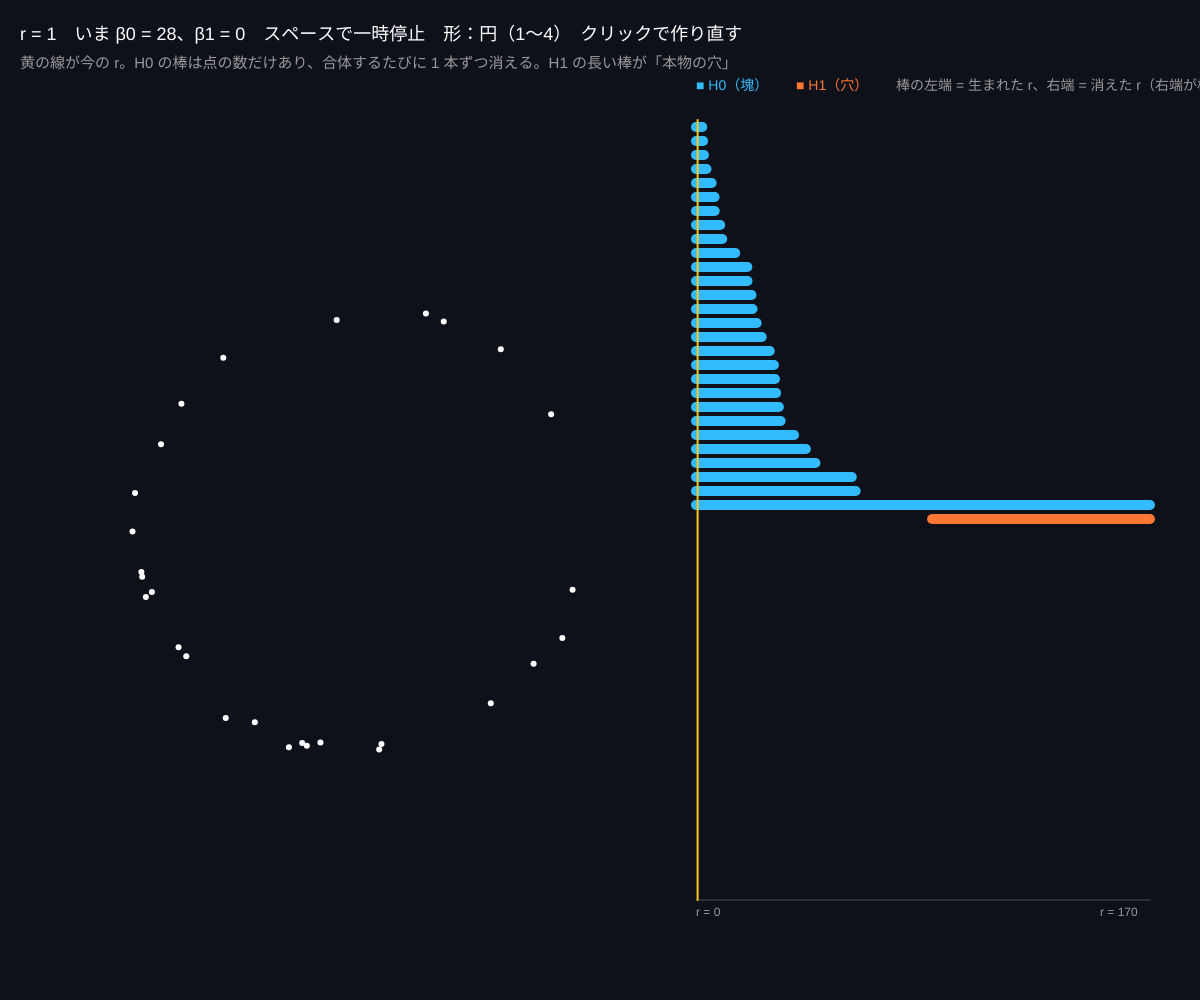
Frame 1 (no input)
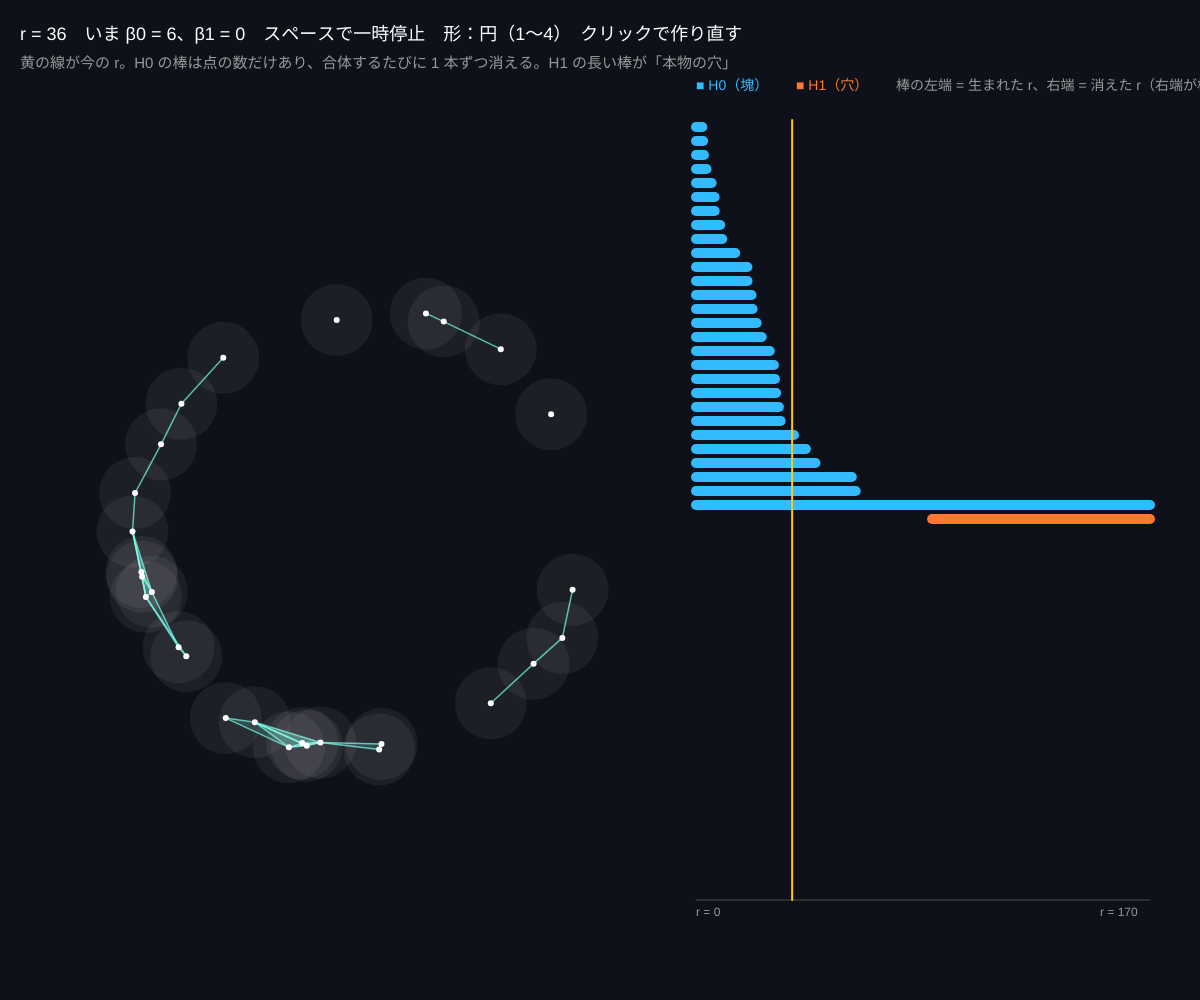
Frame 60 (no input)
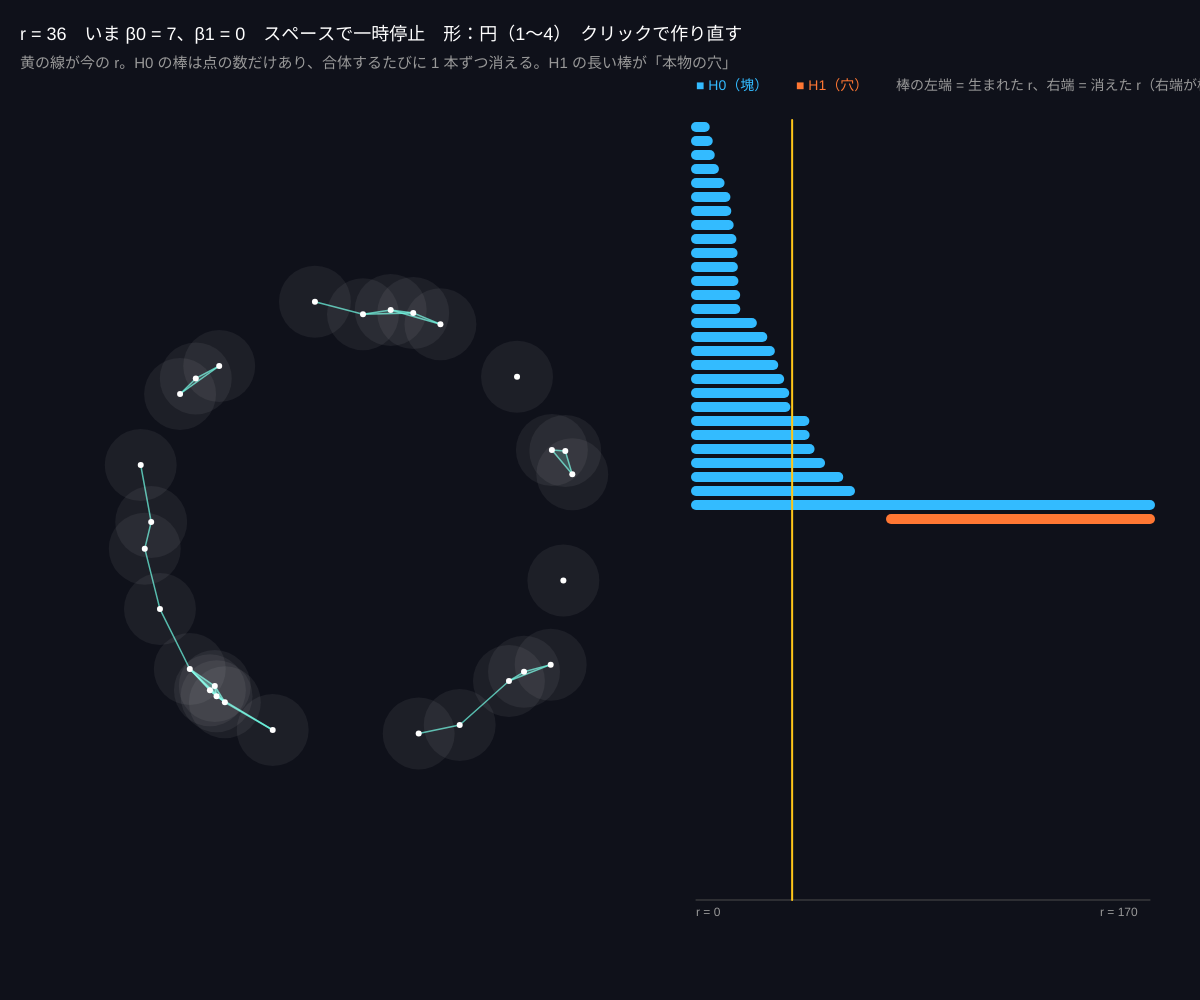
Frame 120 (the mouse pressed at the canvas centre since frame 60)

The p5.js sketch that drew these frames (run headless with seeded random() and noise() and a simulated clock; from frame 60 on, the mouse is pressed at the canvas centre):

// p5.js sketch
// ── sketch.js
// ============================================
// 04 パーシステント・バーコード（穴の一生を記録する）
// r を 0 から大きくしていき、塊や穴が「生まれた r」と「消えた r」を棒で表す
// 長い棒 = ずっと存在する本物の特徴。短い棒 = ノイズ
// 自動で r が動く / スペースで一時停止 / 1〜4 で形 / クリックで作り直す
// ============================================

let pts = [];
let r = 0;
let shape = 1;
let seed = 5;
let bars = [];
let maxR = 170;
let paused = false;
let names = ['', '円', '2 つの円', '塊', '8 の字'];

function setup() {
  createCanvas(windowWidth, windowHeight);
  colorMode(HSB, 360, 100, 100, 100);
  makePoints();
}

function makePoints() {
  randomSeed(seed);
  pts = [];
  let cx = width * 0.3, cy = height / 2 + 30, R = min(width, height) * 0.22;
  for (let i = 0; i < 28; i++) {
    let a = random(TWO_PI), x, y;
    if (shape === 1) { x = cx + cos(a) * R; y = cy + sin(a) * R; }
    else if (shape === 2) { let s = random() < 0.5 ? -1 : 1; x = cx + s * R * 1.1 + cos(a) * R * 0.6; y = cy + sin(a) * R * 0.6; }
    else if (shape === 3) { let rr = R * sqrt(random()); x = cx + cos(a) * rr; y = cy + sin(a) * rr; }
    else { x = cx + R * 1.2 * sin(a); y = cy + R * 0.8 * sin(a) * cos(a); }
    pts.push({ x: x + randomGaussian() * 6, y: y + randomGaussian() * 6 });
  }
  bars = persistence(pts, maxR); // ★ バーコードを計算
  r = 0;
}

function draw() {
  background(230, 40, 10);
  if (!paused) r = (r + 0.6) % maxR;
  let { edges, triangles } = ripsComplex(pts, r);
  let [b0, b1] = bettiAt(bars, r);

  // 左：複体
  noStroke();
  fill(170, 60, 60, 25);
  for (let [i, j, k] of triangles) triangle(pts[i].x, pts[i].y, pts[j].x, pts[j].y, pts[k].x, pts[k].y);
  stroke(170, 60, 100, 70);
  strokeWeight(1.5);
  for (let [i, j] of edges) line(pts[i].x, pts[i].y, pts[j].x, pts[j].y);
  noStroke();
  for (let p of pts) { fill(0, 0, 100, 6); circle(p.x, p.y, r * 2); }
  for (let p of pts) { fill(0, 0, 100); circle(p.x, p.y, 6); }

  // 右：バーコード
  let bx = width * 0.58, bw = width - bx - 50, by = 120, bh = height - 220;
  drawBarcode(bars, bx, by, bw, bh, maxR, r); // ★ 道具
  noStroke();
  fill(200, 80, 100);
  textSize(14);
  text('■ H0（塊）', bx, by - 30);
  fill(20, 80, 100);
  text('■ H1（穴）', bx + 100, by - 30);
  fill(0, 0, 60);
  text('棒の左端 = 生まれた r、右端 = 消えた r（右端が枠の外 = ずっと生きる）', bx + 200, by - 30);

  fill(0, 0, 100);
  textSize(18);
  text('r = ' + round(r) + '　いま β0 = ' + b0 + '、β1 = ' + b1 + '　スペースで' + (paused ? '再開' : '一時停止') + '　形：' + names[shape] + '（1〜4）　クリックで作り直す', 20, 40);
  fill(0, 0, 60);
  textSize(15);
  text('黄の線が今の r。H0 の棒は点の数だけあり、合体するたびに 1 本ずつ消える。H1 の長い棒が「本物の穴」', 20, 68);
}

function keyPressed() {
  if (key === ' ') paused = !paused;
  if (key >= '1' && key <= '4') { shape = int(key); makePoints(); }
}
function mousePressed() { seed = floor(random(10000)); makePoints(); }

// ---------- やってみよう ----------
// 1. 4 つの形で、H1 の長い棒の数を比べる（円 1、2 つの円 2、塊 0、8 の字 2）
// 2. 短い H1 の棒はどこから来る？（点が偶然 4 つ並んだところ。r を止めて見てみよう）
// 3. 長い H0 の棒が 2 本残る形は？（2 つの塊が離れている）



// ==================================================
// ここから下は「TDA の道具」です（リップス複体とパーシステント・ホモロジーの計算）
// （中身は読まなくても OK。消さないでね）
// ==================================================

// 2 点の距離（z があれば 3 次元）
function ptDist(a, b) {
  let dx = a.x - b.x, dy = a.y - b.y, dz = (a.z || 0) - (b.z || 0);
  return Math.sqrt(dx * dx + dy * dy + dz * dz);
}

// リップス複体：半径 r（直径 2r）以内の点どうしをつなぐ
//   返り値 { edges: [[i, j, 長さ]], triangles: [[i, j, k, 長さ]] }
function ripsComplex(pts, r) {
  let edges = [], triangles = [];
  let n = pts.length;
  let near = [];
  for (let i = 0; i < n; i++) near.push([]);
  for (let i = 0; i < n; i++) {
    for (let j = i + 1; j < n; j++) {
      let d = ptDist(pts[i], pts[j]);
      if (d <= 2 * r) {
        edges.push([i, j, d]);
        near[i].push(j);
      }
    }
  }
  for (let i = 0; i < n; i++) {
    for (let j of near[i]) {
      for (let k of near[j]) {
        if (near[i].includes(k)) {
          let d = Math.max(ptDist(pts[i], pts[j]), ptDist(pts[j], pts[k]), ptDist(pts[i], pts[k]));
          triangles.push([i, j, k, d]);
        }
      }
    }
  }
  return { edges, triangles };
}

// パーシステント・ホモロジー（Z2 係数、列簡約）
//   返り値：バーの配列 [{ dim: 0 か 1, birth, death }]（death は半径 r の値、無限なら Infinity）
//   maxR：この半径まで計算（大きいほど重い）
function persistence(pts, maxR) {
  let n = pts.length;
  let { edges, triangles } = ripsComplex(pts, maxR);
  // 単体のリスト：頂点（誕生 0）、辺（長さ/2）、三角形（最長辺/2）
  let simplices = [];
  for (let i = 0; i < n; i++) simplices.push({ dim: 0, v: [i], birth: 0 });
  for (let [i, j, d] of edges) simplices.push({ dim: 1, v: [i, j], birth: d / 2 });
  for (let [i, j, k, d] of triangles) simplices.push({ dim: 2, v: [i, j, k], birth: d / 2 });
  simplices.sort((a, b) => a.birth - b.birth || a.dim - b.dim);
  let index = {};
  simplices.forEach((s, i) => (index[s.v.join(',')] = i));

  // 境界行列の列（Z2 なので「含まれる行の番号」の配列で表す）
  let columns = simplices.map((s) => {
    if (s.dim === 0) return [];
    if (s.dim === 1) return [index[String(s.v[0])], index[String(s.v[1])]].sort((a, b) => a - b);
    let [i, j, k] = s.v;
    return [index[[i, j].join(',')], index[[j, k].join(',')], index[[i, k].join(',')]].sort((a, b) => a - b);
  });

  // 列簡約：同じ「いちばん下の 1」を持つ列があれば足し合わせる（XOR）
  let pivotOf = {}; // 行番号 → その行をピボットに持つ列
  let killed = new Array(simplices.length).fill(false);
  let bars = [];
  for (let j = 0; j < columns.length; j++) {
    let col = columns[j];
    while (col.length && pivotOf[col[col.length - 1]] !== undefined) {
      col = xorSorted(col, columns[pivotOf[col[col.length - 1]]]);
    }
    columns[j] = col;
    if (col.length) {
      let low = col[col.length - 1];
      pivotOf[low] = j;
      killed[low] = true;
      let birth = simplices[low].birth, death = simplices[j].birth;
      if (death > birth + 1e-9) bars.push({ dim: simplices[low].dim, birth, death });
    }
  }
  // 誰にも殺されなかった「生む」単体 → 無限に生きるバー
  for (let i = 0; i < simplices.length; i++) {
    if (!columns[i].length && !killed[i] && simplices[i].dim < 2) bars.push({ dim: simplices[i].dim, birth: simplices[i].birth, death: Infinity });
  }
  return bars;
}

// ソート済み配列の対称差（Z2 の足し算）
function xorSorted(a, b) {
  let out = [], i = 0, j = 0;
  while (i < a.length || j < b.length) {
    if (j >= b.length || (i < a.length && a[i] < b[j])) out.push(a[i++]);
    else if (i >= a.length || b[j] < a[i]) out.push(b[j++]);
    else { i++; j++; }
  }
  return out;
}

// 半径 r のときのベッチ数 [β0, β1]（バーの中で r をまたぐものを数える）
function bettiAt(bars, r) {
  let b = [0, 0];
  for (let bar of bars) if (bar.birth <= r && r < bar.death) b[bar.dim]++;
  return b;
}

// バーコードを描く（x, y, w, h の枠に、半径 0〜maxR）
function drawBarcode(bars, x, y, w, h, maxR, currentR) {
  let sorted = bars.filter((b) => b.death - b.birth > maxR * 0.01 || b.death === Infinity).sort((a, b) => a.dim - b.dim || a.birth - b.birth);
  let rowH = Math.min(14, h / Math.max(sorted.length, 1));
  stroke(0, 0, 30);
  strokeWeight(1);
  line(x, y + h, x + w, y + h);
  for (let i = 0; i < sorted.length; i++) {
    let b = sorted[i];
    let x1 = x + (b.birth / maxR) * w, x2 = x + (Math.min(b.death, maxR) / maxR) * w;
    stroke(b.dim === 0 ? 200 : 20, 80, 100);
    strokeWeight(Math.max(2, rowH - 4));
    line(x1, y + i * rowH + rowH / 2, x2, y + i * rowH + rowH / 2);
  }
  if (currentR !== undefined) {
    stroke(45, 90, 100);
    strokeWeight(2);
    line(x + (currentR / maxR) * w, y, x + (currentR / maxR) * w, y + h);
  }
  noStroke();
  fill(0, 0, 60);
  textSize(12);
  text('r = 0', x, y + h + 16);
  text('r = ' + nf(maxR, 1, 0), x + w - 50, y + h + 16);
}
